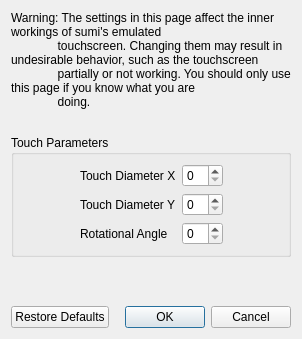
<?xml version="1.0" encoding="UTF-8"?>
<ui version="4.0">
  <class>ConfigureTouchscreenAdvanced</class>
  <widget class="QDialog" name="ConfigureTouchscreenAdvanced">
    <property name="geometry">
      <rect>
        <x>0</x>
        <y>0</y>
        <width>298</width>
        <height>339</height>
      </rect>
    </property>
    <property name="windowTitle">
      <string>Configure Touchscreen</string>
    </property>
    <layout class="QVBoxLayout" name="verticalLayout">
      <item>
        <widget class="QLabel" name="label_2">
          <property name="minimumSize">
            <size>
              <width>280</width>
              <height>0</height>
            </size>
          </property>
          <property name="text">
            <string>Warning: The settings in this page affect the inner workings of sumi's emulated
              touchscreen. Changing them may result in undesirable behavior, such as the touchscreen
              partially or not working. You should only use this page if you know what you are
              doing.</string>
          </property>
          <property name="wordWrap">
            <bool>true</bool>
          </property>
        </widget>
      </item>
      <item>
        <spacer name="verticalSpacer_2">
          <property name="orientation">
            <enum>Qt::Vertical</enum>
          </property>
          <property name="sizeType">
            <enum>QSizePolicy::Fixed</enum>
          </property>
          <property name="sizeHint" stdset="0">
            <size>
              <width>20</width>
              <height>20</height>
            </size>
          </property>
        </spacer>
      </item>
      <item>
        <widget class="QGroupBox" name="gridGroupBox">
          <property name="title">
            <string>Touch Parameters</string>
          </property>
          <layout class="QGridLayout" name="gridLayout">
            <item row="0" column="0">
              <spacer name="horizontalSpacer">
                <property name="orientation">
                  <enum>Qt::Horizontal</enum>
                </property>
                <property name="sizeHint" stdset="0">
                  <size>
                    <width>40</width>
                    <height>20</height>
                  </size>
                </property>
              </spacer>
            </item>
            <item row="1" column="1">
              <widget class="QLabel" name="label_4">
                <property name="text">
                  <string>Touch Diameter Y</string>
                </property>
              </widget>
            </item>
            <item row="0" column="3">
              <spacer name="horizontalSpacer_2">
                <property name="orientation">
                  <enum>Qt::Horizontal</enum>
                </property>
                <property name="sizeHint" stdset="0">
                  <size>
                    <width>40</width>
                    <height>20</height>
                  </size>
                </property>
              </spacer>
            </item>
            <item row="0" column="1">
              <widget class="QLabel" name="label_3">
                <property name="text">
                  <string>Touch Diameter X</string>
                </property>
              </widget>
            </item>
            <item row="2" column="1">
              <widget class="QLabel" name="label_5">
                <property name="text">
                  <string>Rotational Angle</string>
                </property>
              </widget>
            </item>
            <item row="0" column="2">
              <widget class="QSpinBox" name="diameter_x_box" />
            </item>
            <item row="1" column="2">
              <widget class="QSpinBox" name="diameter_y_box" />
            </item>
            <item row="2" column="2">
              <widget class="QSpinBox" name="angle_box" />
            </item>
          </layout>
        </widget>
      </item>
      <item>
        <spacer name="verticalSpacer">
          <property name="orientation">
            <enum>Qt::Vertical</enum>
          </property>
          <property name="sizeHint" stdset="0">
            <size>
              <width>20</width>
              <height>40</height>
            </size>
          </property>
        </spacer>
      </item>
      <item>
        <layout class="QHBoxLayout" name="horizontalLayout">
          <item>
            <widget class="QPushButton" name="restore_defaults_button">
              <property name="text">
                <string>Restore Defaults</string>
              </property>
            </widget>
          </item>
          <item>
            <widget class="QDialogButtonBox" name="buttonBox">
              <property name="standardButtons">
                <set>QDialogButtonBox::Cancel|QDialogButtonBox::Ok</set>
              </property>
            </widget>
          </item>
        </layout>
      </item>
    </layout>
  </widget>
  <resources />
  <connections>
    <connection>
      <sender>buttonBox</sender>
      <signal>accepted()</signal>
      <receiver>ConfigureTouchscreenAdvanced</receiver>
      <slot>accept()</slot>
    </connection>
    <connection>
      <sender>buttonBox</sender>
      <signal>rejected()</signal>
      <receiver>ConfigureTouchscreenAdvanced</receiver>
      <slot>reject()</slot>
    </connection>
  </connections>
</ui>
